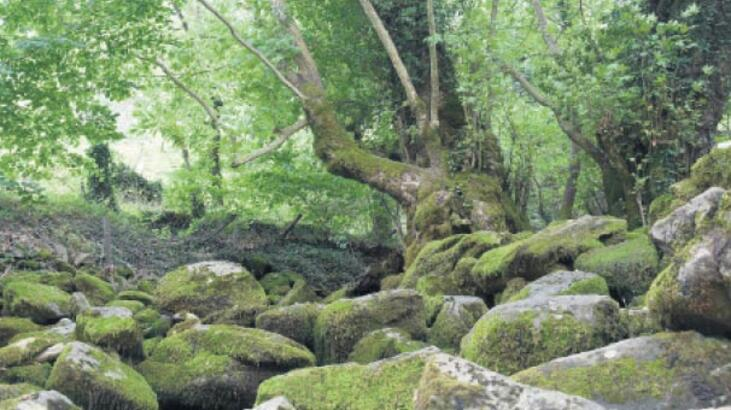
#> input picture hafta_2/pic_2.jpg, 731 x 410 px
$ jupyter execute Untitled5.ipynb
#> lines starting #> are read from the running program, lines starting #| are printed output that depends on the picture
#> further down, image_1 is the input picture: shape (410, 731, 3); mean R, G, B 122.3, 139, 107.6
[cell 1]
import os
import numpy as np
import matplotlib.pyplot as plt

[cell 2]
def compare_list_ndarray():
    list_1=[1,"dkdjlfj,3",'4',5,6]
    list_2=[2,"dkafjkdf,3",'1114',15,26]

    print(list_1+list_2)

    list_1=[1,2,3,4]
    list_2=[1,2,3,4]
    list_1+list_2+[10]
    print(list_1+list_2+[10])

    list_3=np.asarray([1,2,3,4,5,6])
    list_4=np.asarray([1,2,3,4,5,6])
    print(list_3+list_4+10)
def get_jpeg_files():
    os.getcwd()
    os.listdir()
    path=os.getcwd()
    path=os.getcwd()
    jpg_files=[f for f in os.listdir(path) if f.endswith('.jpg')]
    return jpg_files
get_jpeg_files()
compare_list_ndarray()
get_jpeg_files

[cell 3]
def display_two_image(im_1,im_2):
    plt.subplot(1,2,1)
    plt.imshow(image_1)

    plt.subplot(1,2,2)
    plt.imshow(image_2) #+30

    plt.show
def rotate(im_1):
    m,n,k=im_1.shape
#> m = 410; n = 731; k = 3
    new_image=np.zeros((n,m,k),dtype='uint8')

    for i in range (m):
        for j in range (n):
            temp=image_1[i,j]
            new_image[j,i]=temp
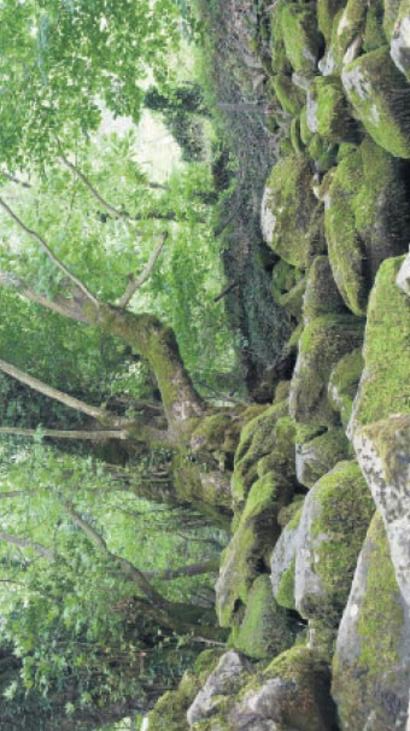
#> new_image: shape (731, 410, 3); mean R, G, B 122.3, 139, 107.6
    return new_image

[cell 4]
image_1=plt.imread('pic_2.jpg')
image_2=rotate(image_1)
display_two_image(image_1,image_2)
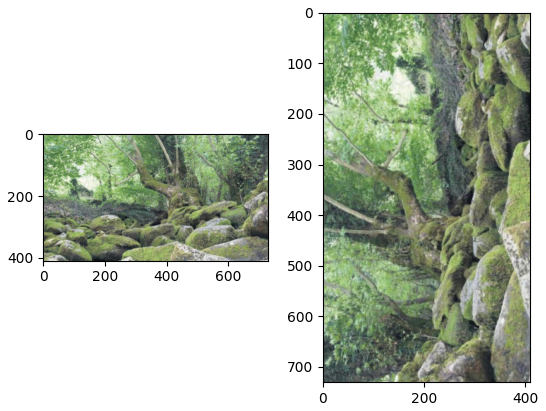
#> figure drawn by matplotlib, 2 panels
